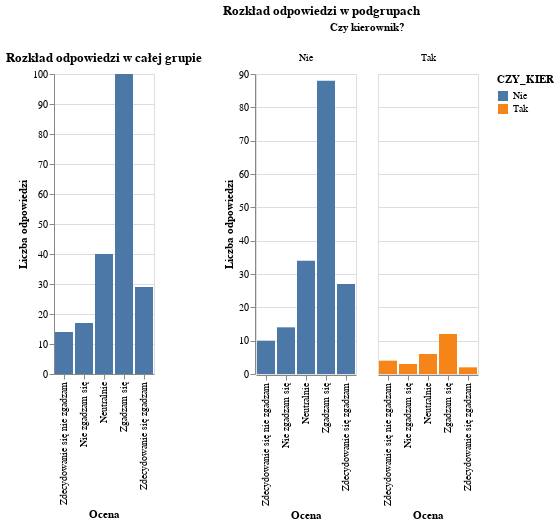

Notebook source saved alongside this figure:
### Markdown cell above
### **Zadanie 2**

### Code cell
df1 = df[['PYT_1', 'CZY_KIER']]

labels = {
    -2: "Zdecydowanie się nie zgadzam",
    -1: "Nie zgadzam się",
    0: "Neutralnie",
    1: "Zgadzam się",
    2: "Zdecydowanie się zgadzam"
}
df1['PYT_1_label'] = df1['PYT_1'].map(labels)

overall_chart = (
    alt.Chart(df1)
    .mark_bar()
    .encode(
        x=alt.X('PYT_1_label:O', title='Ocena', sort=list(labels.values())),
        y=alt.Y('count()', title='Liczba odpowiedzi'),
        tooltip=['count()']
    )
    .properties(title='Rozkład odpowiedzi w całej grupie')
)

subgroup_chart = (
    alt.Chart(df1)
    .mark_bar()
    .encode(
        x=alt.X('PYT_1_label:O', title='Ocena', sort=list(labels.values())),
        y=alt.Y('count()', title='Liczba odpowiedzi'),
        color='CZY_KIER:N',
        column=alt.Column('CZY_KIER:N', title='Czy kierownik?'),
        tooltip=['count()']
    )
    .properties(title='Rozkład odpowiedzi w podgrupach')
)

alt.hconcat(overall_chart, subgroup_chart)

### Figure 1 — Vega-Lite specification as saved in the notebook (floating-point values rounded to 4 significant figures; data arrays with more than 128 entries replaced by an {"elided": "..."} marker saying what was removed)
{"config": {"view": {"continuousWidth": 300, "continuousHeight": 300}}, "hconcat": [{"mark": {"type": "bar"}, "encoding": {"tooltip": [{"aggregate": "count", "type": "quantitative"}], "x": {"field": "PYT_1_label", "sort": ["Zdecydowanie się nie zgadzam", "Nie zgadzam się", "Neutralnie", "Zgadzam się", "Zdecydowanie się zgadzam"], "title": "Ocena", "type": "ordinal"}, "y": {"aggregate": "count", "title": "Liczba odpowiedzi", "type": "quantitative"}}, "title": "Rozkład odpowiedzi w całej grupie"}, {"mark": {"type": "bar"}, "encoding": {"color": {"field": "CZY_KIER", "type": "nominal"}, "column": {"field": "CZY_KIER", "title": "Czy kierownik?", "type": "nominal"}, "tooltip": [{"aggregate": "count", "type": "quantitative"}], "x": {"field": "PYT_1_label", "sort": ["Zdecydowanie się nie zgadzam", "Nie zgadzam się", "Neutralnie", "Zgadzam się", "Zdecydowanie się zgadzam"], "title": "Ocena", "type": "ordinal"}, "y": {"aggregate": "count", "title": "Liczba odpowiedzi", "type": "quantitative"}}, "title": "Rozkład odpowiedzi w podgrupach"}], "data": {"name": "data-0cd4418646f43e3300bd231f56f275b4"}, "$schema": "https://vega.github.io/schema/vega-lite/v5.20.1.json", "datasets": {"data-0cd4418646f43e3300bd231f56f275b4": {"elided": "200 records"}}}
